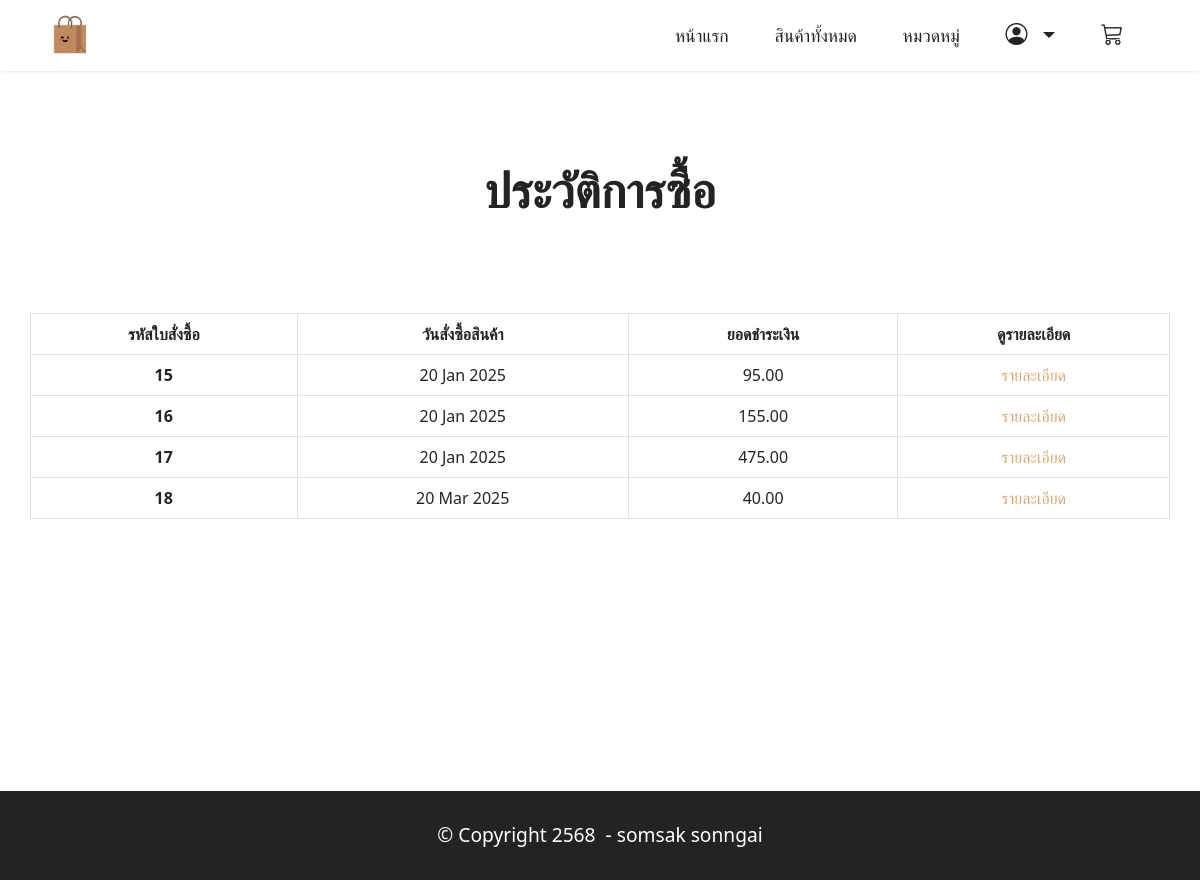
Screenshot of /orderHistory (signed in) with the database file from the repository.
### orderapp/models.py (models this page shows, shortened)
class Order(models.Model):
    fullname = models.CharField(max_length=255, blank=True)  # ชื่อผู้สั่งซื้อ
    phone = models.CharField(max_length=50, blank=True)      # เบอร์โทร
    address = models.CharField(max_length=255, blank=True)   # ที่อยู่
    total = models.DecimalField(max_digits=10, decimal_places=2)  # ยอดรวม
    created = models.DateTimeField(auto_now_add=True)        # วันที่สร้างคำสั่งซื้อ
    customer = models.ForeignKey(User, on_delete=models.CASCADE, default=None)  # ผู้สั่งซื้อ
    def total_with_comma(self):
        return f"{self.total:,.2f}"
    total_with_comma.short_description = "Total (formatted)"  # เปลี่ยนชื่อใน admin view

### orderapp/views.py (the view)
# urls.py: path("orderHistory",views.orderHistory),
@login_required(login_url="/login")
def orderHistory(request):
    orders=Order.objects.filter(customer=request.user)  # เรียกใช้ผ่าน modele เมื่อจะให้ไปแสดงที่หน้าจอ order ตัวนี่เพื่อทำการนลูปหน้าจ้าเวลาจะใส่ค่าให้ Html
    return render(request,"orderHistory.html",{"orders":orders})

### orderapp/templates/orderHistory.html (shortened to what this page needs)
{% extends "layout.html"%}
{% load humanize %}
{% block content%}
{% if not orders %}
<section class="container my-5">
    <br><br><br><br>
    <div class="text-center">
        <svg xmlns="http://www.w3.org/2000/svg" class="img-fluid" style="width: 200px; height: 200px; margin-left: auto; margin-right: auto" fill="currentColor" class="bi bi-clock-history" viewBox="0 0 16 16">
            <path d="M8.515 1.019A7 7 0 0 0 8 1V0a8 8 0 0 1 .589.022l-.074.997zm2.004.45a7.003 7.003 0 0 0-.985-.299l.219-.976c.383.086.76.2 1.126.342l-.36.933zm1.37.71a7.01 7.01 0 0 0-.439-.27l.493-.87a8.025 8.025 0 0 1 .979.654l-.615.789a6.996 6.996 0 0 0-.418-.302zm1.834 1.79a6.99 6.99 0 0 0-.653-.796l.724-.69c.27.285.52.59.747.91l-.818.576zm.744 1.352a7.08 7.08 0 0 0-.214-.468l.893-.45a7.976 7.976 0 0 1 .45 1.088l-.95.313a7.023 7.023 0 0 0-.179-.483zm.53 2.507a6.991 6.991 0 0 0-.1-1.025l.985-.17c.067.386.106.778.116 1.17l-1 .025zm-.131 1.538c.033-.17.06-.339.081-.51l.993.123a7.957 7.957 0 0 1-.23 1.155l-.964-.267c.046-.165.086-.332.12-.501zm-.952 2.379c.184-.29.346-.594.486-.908l.914.405c-.16.36-.345.706-.555 1.038l-.845-.535zm-.964 1.205c.122-.122.239-.248.35-.378l.758.653a8.073 8.073 0 0 1-.401.432l-.707-.707z"/>
            <path d="M8 1a7 7 0 1 0 4.95 11.95l.707.707A8.001 8.001 0 1 1 8 0v1z"/>
            <path d="M7.5 3a.5.5 0 0 1 .5.5v5.21l3.248 1.856a.5.5 0 0 1-.496.868l-3.5-2A.5.5 0 0 1 7 9V3.5a.5.5 0 0 1 .5-.5z"/>
        </svg>
        <br>
        <h1 class="my-4"><strong>ไม่มีประวัติการซื้อสินค้า</strong></h1>
        <div class="mbr-section-btn pt-3">
            <a href="index.html" class="btn btn-primary display-4">
                <i class="bi bi-house-door"></i>&nbsp;
                กลับหน้าแรก
            </a>
        </div>
        <br><br>
    </div>
</section>
{% else %}
<section class="content2 cid-tsEQSCqggh my-2" id="content2-2">
    <div class="container my-5">
        <div class="mbr-section-head">
            <h4 class="mbr-section-title mbr-fonts-style align-center mb-0 display-2">
                <strong>ประวัติการซื้อ</strong>
            </h4>
        </div>
        <div class="row my-5">
            <table class="table text-center table-bordered my-5">
                <thead>
                  <tr>
                    <th scope="col">รหัสใบสั่งซื้อ</th>
                    <th scope="col">วันสั่งซื้อสินค้า</th>
                    <th scope="col">ยอดชำระเงิน</th>
                    <th scope="col">ดูรายละเอียด</th>
                  </tr>
                </thead>
                <tbody>
                    {% for item in orders %}
                    <tr>
                        <th scope="row">{{item.id}}</th>
                        <td>{{item.created | date:"d M Y"}}</td>
                        <td>{{item.total|intcomma}}</td>
                        <td>
                            <a href="{% url 'orderDetil' item.id %}">รายละเอียด</a>
                        </td>
                    </tr>
                    {% endfor %}
                </tbody>
              </table>
        </div>
    </div>
    <br><br><br><br><br><br><br>
</section>
{%endif%}
{% endblock%}

### productapp/static/assets/theme/css/style.css (style rules this page uses)
section { background-color: #ffffff; }
body { font-style: normal; line-height: 1.5; font-weight: 400; color: #232323; position: relative; }
section, .container, .container-fluid { position: relative; word-wrap: break-word; }
a { font-style: normal; font-weight: 400; cursor: pointer; }
a, a:hover { text-decoration: none; }
.mbr-section-title { font-style: normal; line-height: 1.3; }
h1, h2, h3, h4, h5, h6, .display-1, .display-2, .display-4, .display-5, .display-7, span, p, a { line-height: 1; word-break: break-word; word-wrap: break-word; font-weight: 400; }
b, strong { font-weight: bold; }
section { background-position: 50% 50%; background-repeat: no-repeat; background-size: cover; }
.align-center { text-align: center; }
.row { display: -webkit-flex; -webkit-flex-wrap: wrap; }
html, body { height: auto; min-height: 100vh; }
@media (min-width: 992px) { .container { padding-left: 16px; padding-right: 16px; } }
@media (min-width: 992px) { .row { margin-left: -16px; margin-right: -16px; } }

### productapp/static/assets/custom/css/custom-style.css (style rules this page uses)
.display-2 { font-size: 3rem; line-height: 1.1; }
a, a:hover { color: #d7a86e; }
body { overflow-x: hidden; }
a { transition: color 0.6s; }
.cid-tsEQSCqggh { padding-top: 3rem; background-color: #ffffff; }
.cid-tsEQSCqggh .mbr-section-title { color: #232323; }

### rows the page displays
Order: id "15", created "20 Jan 2025", total "95.00"
Order: id "16", created "20 Jan 2025", total "155.00"
Order: id "17", created "20 Jan 2025", total "475.00"
Order: id "18", created "20 Mar 2025", total "40.00"
